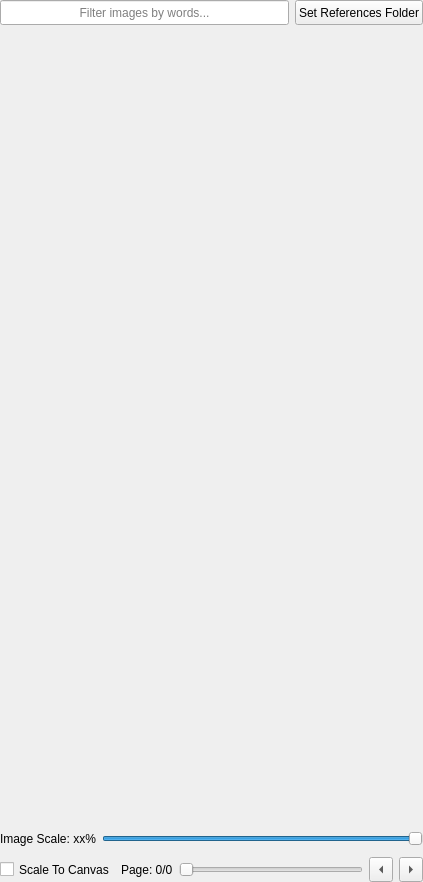
<?xml version="1.0" encoding="UTF-8"?>
<ui version="4.0">
 <class>pyminerva2d_plugin_ui</class>
 <widget class="QWidget" name="photobashWidget">
  <property name="geometry">
   <rect>
    <x>0</x>
    <y>0</y>
    <width>423</width>
    <height>882</height>
   </rect>
  </property>
  <property name="windowTitle">
   <string notr="true">Form</string>
  </property>
  <layout class="QVBoxLayout" name="verticalLayout">
   <property name="spacing">
    <number>0</number>
   </property>
   <property name="leftMargin">
    <number>0</number>
   </property>
   <property name="topMargin">
    <number>0</number>
   </property>
   <property name="rightMargin">
    <number>0</number>
   </property>
   <property name="bottomMargin">
    <number>0</number>
   </property>
   <item>
    <widget class="QWidget" name="topWidget" native="true">
     <layout class="QHBoxLayout" name="topLayout">
      <property name="leftMargin">
       <number>0</number>
      </property>
      <property name="topMargin">
       <number>0</number>
      </property>
      <property name="rightMargin">
       <number>0</number>
      </property>
      <property name="bottomMargin">
       <number>3</number>
      </property>
      <item>
       <widget class="QLineEdit" name="filterTextEdit">
        <property name="sizePolicy">
         <sizepolicy hsizetype="Expanding" vsizetype="Fixed">
          <horstretch>0</horstretch>
          <verstretch>0</verstretch>
         </sizepolicy>
        </property>
        <property name="minimumSize">
         <size>
          <width>0</width>
          <height>25</height>
         </size>
        </property>
        <property name="maximumSize">
         <size>
          <width>16777215</width>
          <height>25</height>
         </size>
        </property>
        <property name="alignment">
         <set>Qt::AlignCenter</set>
        </property>
        <property name="placeholderText">
         <string>Filter images by words...</string>
        </property>
       </widget>
      </item>
      <item>
       <widget class="QPushButton" name="changePathButton">
        <property name="sizePolicy">
         <sizepolicy hsizetype="Minimum" vsizetype="Fixed">
          <horstretch>0</horstretch>
          <verstretch>0</verstretch>
         </sizepolicy>
        </property>
        <property name="minimumSize">
         <size>
          <width>0</width>
          <height>25</height>
         </size>
        </property>
        <property name="maximumSize">
         <size>
          <width>16777215</width>
          <height>25</height>
         </size>
        </property>
        <property name="text">
         <string>Set References Folder</string>
        </property>
       </widget>
      </item>
     </layout>
    </widget>
   </item>
   <item>
    <widget class="QWidget" name="imageWidget" native="true">
     <property name="sizePolicy">
      <sizepolicy hsizetype="Expanding" vsizetype="Expanding">
       <horstretch>0</horstretch>
       <verstretch>0</verstretch>
      </sizepolicy>
     </property>
     <property name="minimumSize">
      <size>
       <width>0</width>
       <height>0</height>
      </size>
     </property>
    </widget>
   </item>
   <item>
    <widget class="QWidget" name="middleWidget" native="true">
     <property name="sizePolicy">
      <sizepolicy hsizetype="Expanding" vsizetype="Expanding">
       <horstretch>0</horstretch>
       <verstretch>0</verstretch>
      </sizepolicy>
     </property>
     <layout class="QGridLayout" name="middleLayout">
      <property name="leftMargin">
       <number>0</number>
      </property>
      <property name="topMargin">
       <number>0</number>
      </property>
      <property name="rightMargin">
       <number>0</number>
      </property>
      <property name="bottomMargin">
       <number>0</number>
      </property>
      <property name="spacing">
       <number>0</number>
      </property>
      <item row="0" column="2">
       <widget class="QWidget" name="imagesButtons2" native="true">
        <property name="sizePolicy">
         <sizepolicy hsizetype="Ignored" vsizetype="Ignored">
          <horstretch>0</horstretch>
          <verstretch>0</verstretch>
         </sizepolicy>
        </property>
        <property name="minimumSize">
         <size>
          <width>0</width>
          <height>0</height>
         </size>
        </property>
       </widget>
      </item>
      <item row="0" column="1">
       <widget class="QWidget" name="imagesButtons1" native="true">
        <property name="sizePolicy">
         <sizepolicy hsizetype="Ignored" vsizetype="Ignored">
          <horstretch>0</horstretch>
          <verstretch>0</verstretch>
         </sizepolicy>
        </property>
        <property name="minimumSize">
         <size>
          <width>0</width>
          <height>0</height>
         </size>
        </property>
       </widget>
      </item>
      <item row="0" column="0">
       <widget class="QWidget" name="imagesButtons0" native="true">
        <property name="sizePolicy">
         <sizepolicy hsizetype="Ignored" vsizetype="Ignored">
          <horstretch>0</horstretch>
          <verstretch>0</verstretch>
         </sizepolicy>
        </property>
        <property name="minimumSize">
         <size>
          <width>0</width>
          <height>0</height>
         </size>
        </property>
       </widget>
      </item>
      <item row="1" column="0">
       <widget class="QWidget" name="imagesButtons3" native="true">
        <property name="sizePolicy">
         <sizepolicy hsizetype="Ignored" vsizetype="Ignored">
          <horstretch>0</horstretch>
          <verstretch>0</verstretch>
         </sizepolicy>
        </property>
        <property name="minimumSize">
         <size>
          <width>0</width>
          <height>0</height>
         </size>
        </property>
       </widget>
      </item>
      <item row="2" column="0">
       <widget class="QWidget" name="imagesButtons6" native="true">
        <property name="sizePolicy">
         <sizepolicy hsizetype="Ignored" vsizetype="Ignored">
          <horstretch>0</horstretch>
          <verstretch>0</verstretch>
         </sizepolicy>
        </property>
        <property name="minimumSize">
         <size>
          <width>0</width>
          <height>0</height>
         </size>
        </property>
       </widget>
      </item>
      <item row="1" column="1">
       <widget class="QWidget" name="imagesButtons4" native="true">
        <property name="sizePolicy">
         <sizepolicy hsizetype="Ignored" vsizetype="Ignored">
          <horstretch>0</horstretch>
          <verstretch>0</verstretch>
         </sizepolicy>
        </property>
        <property name="minimumSize">
         <size>
          <width>0</width>
          <height>0</height>
         </size>
        </property>
       </widget>
      </item>
      <item row="1" column="2">
       <widget class="QWidget" name="imagesButtons5" native="true">
        <property name="sizePolicy">
         <sizepolicy hsizetype="Ignored" vsizetype="Ignored">
          <horstretch>0</horstretch>
          <verstretch>0</verstretch>
         </sizepolicy>
        </property>
        <property name="minimumSize">
         <size>
          <width>0</width>
          <height>0</height>
         </size>
        </property>
       </widget>
      </item>
      <item row="2" column="1">
       <widget class="QWidget" name="imagesButtons7" native="true">
        <property name="sizePolicy">
         <sizepolicy hsizetype="Ignored" vsizetype="Ignored">
          <horstretch>0</horstretch>
          <verstretch>0</verstretch>
         </sizepolicy>
        </property>
        <property name="minimumSize">
         <size>
          <width>0</width>
          <height>0</height>
         </size>
        </property>
       </widget>
      </item>
      <item row="2" column="2">
       <widget class="QWidget" name="imagesButtons8" native="true">
        <property name="sizePolicy">
         <sizepolicy hsizetype="Ignored" vsizetype="Ignored">
          <horstretch>0</horstretch>
          <verstretch>0</verstretch>
         </sizepolicy>
        </property>
        <property name="minimumSize">
         <size>
          <width>0</width>
          <height>0</height>
         </size>
        </property>
       </widget>
      </item>
     </layout>
    </widget>
   </item>
   <item>
    <widget class="QWidget" name="bottomWidget" native="true">
     <layout class="QVBoxLayout" name="bottomLayout">
      <property name="leftMargin">
       <number>0</number>
      </property>
      <property name="topMargin">
       <number>3</number>
      </property>
      <property name="rightMargin">
       <number>0</number>
      </property>
      <property name="bottomMargin">
       <number>0</number>
      </property>
      <item>
       <layout class="QHBoxLayout" name="imageScaleLayout">
        <item>
         <widget class="QLabel" name="scaleSliderLabel">
          <property name="sizePolicy">
           <sizepolicy hsizetype="Preferred" vsizetype="Fixed">
            <horstretch>0</horstretch>
            <verstretch>0</verstretch>
           </sizepolicy>
          </property>
          <property name="minimumSize">
           <size>
            <width>0</width>
            <height>25</height>
           </size>
          </property>
          <property name="maximumSize">
           <size>
            <width>16777215</width>
            <height>25</height>
           </size>
          </property>
          <property name="text">
           <string notr="true">Image Scale: xx%</string>
          </property>
         </widget>
        </item>
        <item>
         <widget class="QSlider" name="scaleSlider">
          <property name="minimumSize">
           <size>
            <width>0</width>
            <height>25</height>
           </size>
          </property>
          <property name="maximumSize">
           <size>
            <width>16777215</width>
            <height>25</height>
           </size>
          </property>
          <property name="minimum">
           <number>1</number>
          </property>
          <property name="maximum">
           <number>100</number>
          </property>
          <property name="value">
           <number>100</number>
          </property>
          <property name="orientation">
           <enum>Qt::Horizontal</enum>
          </property>
         </widget>
        </item>
       </layout>
      </item>
      <item>
       <layout class="QHBoxLayout" name="paginationAndFitLayout">
        <item>
         <widget class="QCheckBox" name="fitCanvasCheckBox">
          <property name="sizePolicy">
           <sizepolicy hsizetype="Minimum" vsizetype="Fixed">
            <horstretch>0</horstretch>
            <verstretch>0</verstretch>
           </sizepolicy>
          </property>
          <property name="minimumSize">
           <size>
            <width>0</width>
            <height>25</height>
           </size>
          </property>
          <property name="maximumSize">
           <size>
            <width>16777215</width>
            <height>25</height>
           </size>
          </property>
          <property name="layoutDirection">
           <enum>Qt::LeftToRight</enum>
          </property>
          <property name="text">
           <string>Scale To Canvas</string>
          </property>
         </widget>
        </item>
        <item>
         <widget class="QLabel" name="paginationLabel">
          <property name="sizePolicy">
           <sizepolicy hsizetype="Preferred" vsizetype="Fixed">
            <horstretch>0</horstretch>
            <verstretch>0</verstretch>
           </sizepolicy>
          </property>
          <property name="minimumSize">
           <size>
            <width>0</width>
            <height>25</height>
           </size>
          </property>
          <property name="maximumSize">
           <size>
            <width>16777215</width>
            <height>25</height>
           </size>
          </property>
          <property name="text">
           <string notr="true">Page: 0/0</string>
          </property>
         </widget>
        </item>
        <item>
         <widget class="QSlider" name="paginationSlider">
          <property name="orientation">
           <enum>Qt::Horizontal</enum>
          </property>
         </widget>
        </item>
        <item>
         <widget class="QToolButton" name="previousButton">
          <property name="minimumSize">
           <size>
            <width>0</width>
            <height>25</height>
           </size>
          </property>
          <property name="maximumSize">
           <size>
            <width>16777215</width>
            <height>25</height>
           </size>
          </property>
          <property name="text">
           <string>...</string>
          </property>
          <property name="arrowType">
           <enum>Qt::LeftArrow</enum>
          </property>
         </widget>
        </item>
        <item>
         <widget class="QToolButton" name="nextButton">
          <property name="minimumSize">
           <size>
            <width>0</width>
            <height>25</height>
           </size>
          </property>
          <property name="maximumSize">
           <size>
            <width>16777215</width>
            <height>25</height>
           </size>
          </property>
          <property name="text">
           <string>...</string>
          </property>
          <property name="arrowType">
           <enum>Qt::RightArrow</enum>
          </property>
         </widget>
        </item>
       </layout>
      </item>
     </layout>
    </widget>
   </item>
  </layout>
 </widget>
 <resources/>
 <connections/>
</ui>
